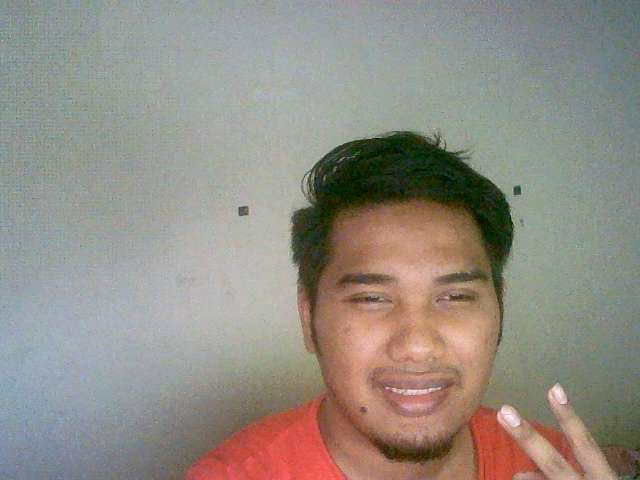
#> input picture Assignment 1/happy.jpg, 640 x 480 px, found by its file name
$ python 'Assignment 1 (B).py'
#> lines starting #> are read from the running program, lines starting #| are printed output that depends on the picture
#import module
import cv2
import numpy as np
import matplotlib.pyplot as plt

#path directory
path= "/content/drive/MyDrive/Assignment Python/"

#open image
happyImg = cv2.imread(path+ "happy.jpg")
#> happyImg is the input picture: shape (480, 640, 3); mean B, G, R 132.5, 141, 146.7
sadImg = cv2.imread(path+ "sad.jpg")
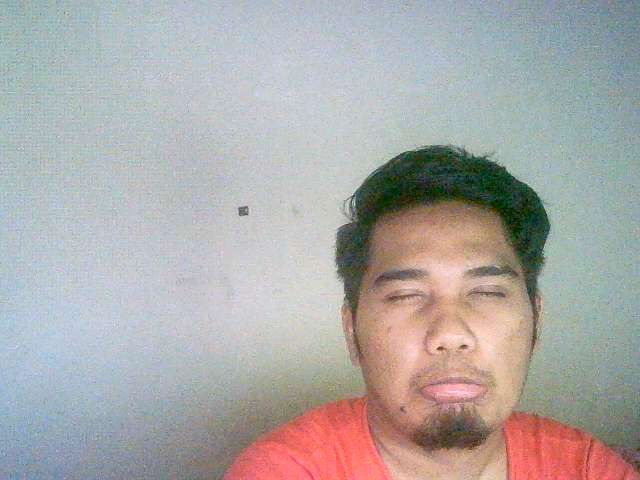
#> input picture Assignment 1/sad.jpg, 640 x 480 px, found by its file name
#> sadImg is the input picture: shape (480, 640, 3); mean B, G, R 168.2, 169.3, 172.3
shockImg = cv2.imread(path+ "shock.jpg")
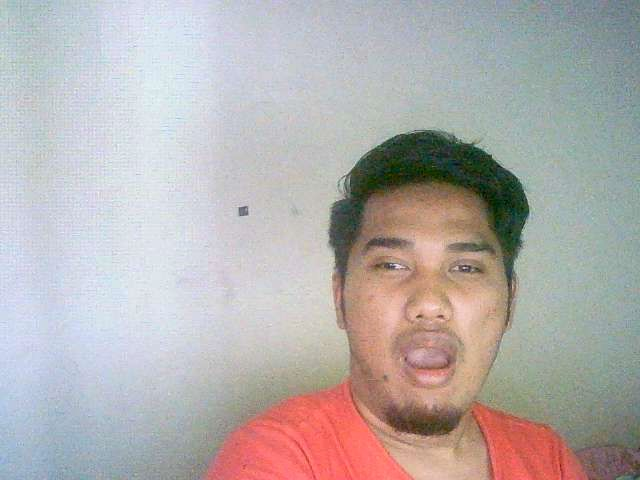
#> input picture Assignment 1/shock.jpg, 640 x 480 px, found by its file name
#> shockImg is the input picture: shape (480, 640, 3); mean B, G, R 173.6, 174.8, 180.5

#convert image to RGB
happyImg = cv2.cvtColor(happyImg, cv2.COLOR_BGR2RGB)
sadImg = cv2.cvtColor(sadImg, cv2.COLOR_BGR2RGB)
shockImg = cv2.cvtColor(shockImg, cv2.COLOR_BGR2RGB)

#image for blur
happyImgBlur = np.copy(happyImg)
sadImgBlur = np.copy(sadImg)
shockImgBlur = np.copy(shockImg)

#initialize the Haar Cascade face detection model
face_cascade = cv2.CascadeClassifier(cv2.data.haarcascades + "haarcascade_frontalface_alt.xml")

#face bounding box coordinates using Haar Cascade
detections1 = face_cascade.detectMultiScale(happyImg)
#> detections1 = [[301, 214, 224, 224]]
detections2 = face_cascade.detectMultiScale(sadImg)
#> detections2 = [[342, 214, 210, 210]]
detections3 = face_cascade.detectMultiScale(shockImg)
#> detections3 = [[326, 195, 203, 203]]

#blurr image 1
for face in detections1:
  x,y,w,h = face
  #blur happy image
  happyImgBlur[y:y+h,x:x+w] = cv2.GaussianBlur(happyImgBlur[y:y+h,x:x+w],(15,15),cv2.BORDER_DEFAULT)
  cv2.rectangle(happyImgBlur,(x,y),(x+w,y+h),(255,0,0),2)
#> this loop made 1 pass
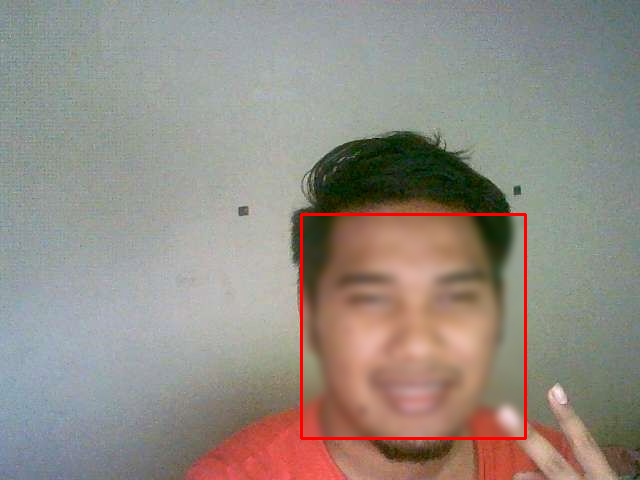
#> happyImgBlur: shape (480, 640, 3); mean R, G, B 147.8, 140.1, 131.7

#blurr image 2
for face in detections2:
  x,y,w,h = face
  #blur sad image
  sadImgBlur[y:y+h,x:x+w] = cv2.GaussianBlur(sadImgBlur[y:y+h,x:x+w],(15,15),cv2.BORDER_DEFAULT)
  cv2.rectangle(sadImgBlur,(x,y),(x+w,y+h),(255,0,0),2)
#> this loop made 1 pass
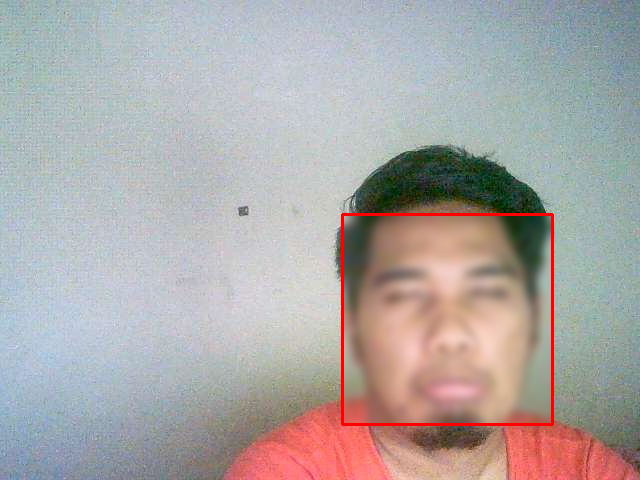
#> sadImgBlur: shape (480, 640, 3); mean R, G, B 173.3, 168.3, 167.3

#blurr image 3
for face in detections3:
  x,y,w,h = face
  #blur shock image
  shockImgBlur[y:y+h,x:x+w] = cv2.GaussianBlur(shockImgBlur[y:y+h,x:x+w],(15,15),cv2.BORDER_DEFAULT)
  cv2.rectangle(shockImgBlur,(x,y),(x+w,y+h),(255,0,0),2)
#> this loop made 1 pass
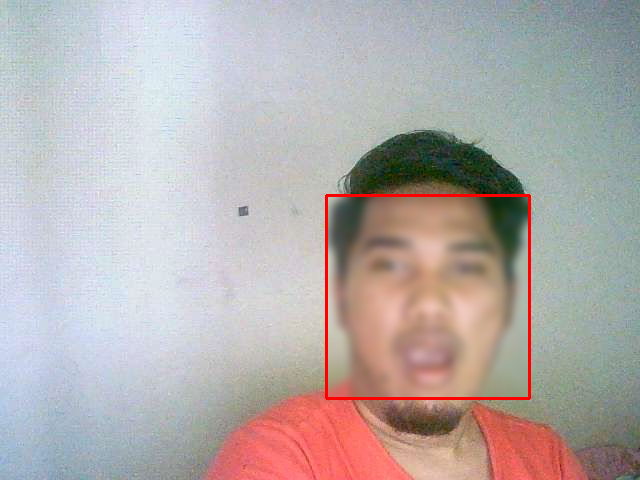
#> shockImgBlur: shape (480, 640, 3); mean R, G, B 181.2, 173.6, 172.6

#display image
plt.figure(figsize=[7,11])
plt.subplot(321);plt.imshow(happyImg);plt.title("Happy Image");
plt.subplot(322);plt.imshow(happyImgBlur);plt.title("Blur Happy Image");
plt.subplot(323);plt.imshow(sadImg);plt.title("Sad Image");
plt.subplot(324);plt.imshow(sadImgBlur);plt.title("Blur Sad Image");
plt.subplot(325);plt.imshow(shockImg);plt.title("Shock Image");
plt.subplot(326);plt.imshow(shockImgBlur);plt.title("Blur Shock Image");
